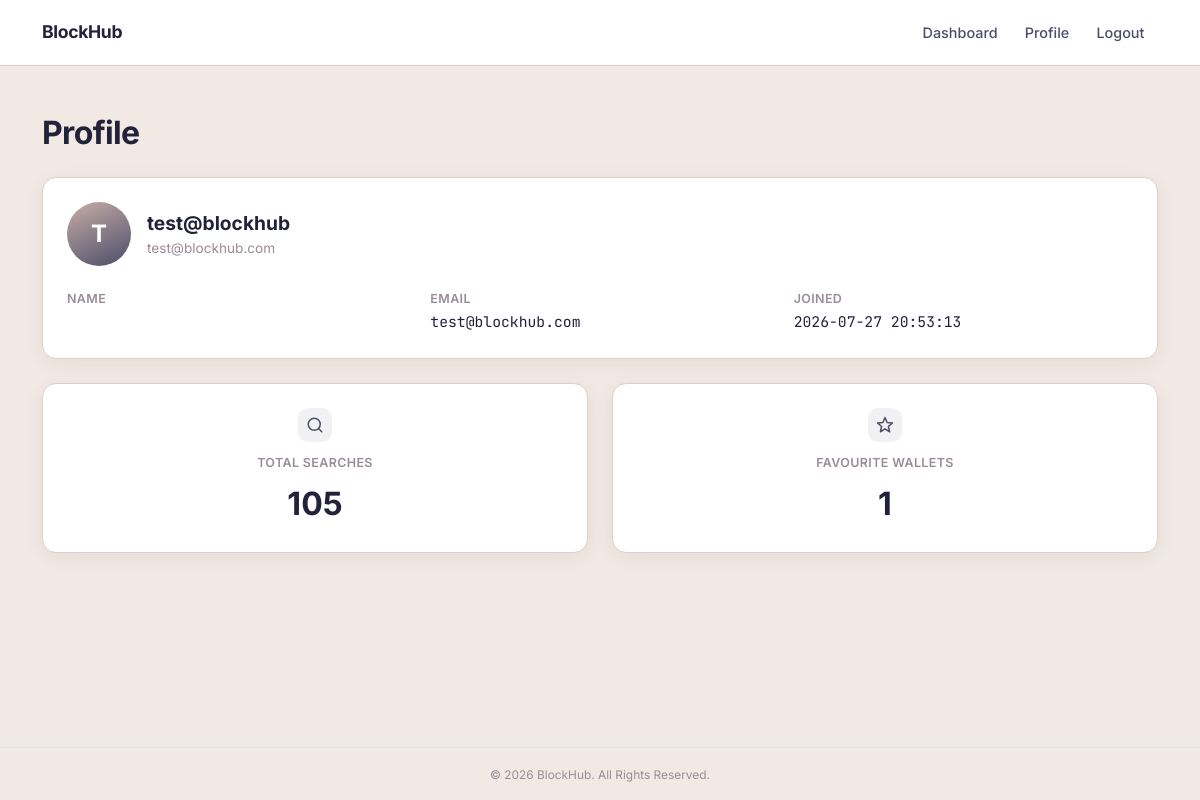
Screenshot of /profile (signed in) with the database file from the repository.
### tables this page shows
CREATE TABLE users (
    id INTEGER PRIMARY KEY AUTOINCREMENT,
    username TEXT NOT NULL UNIQUE,
    email TEXT NOT NULL UNIQUE,
    password_hash TEXT NOT NULL,
    created_at TIMESTAMP DEFAULT CURRENT_TIMESTAMP
, name TEXT NOT NULL DEFAULT '');

### app.py (the view)
@app.route("/profile")
@login_required
def profile():
    conn = get_db_connection()
    user = conn.execute(
        """
        SELECT *
        FROM users
        WHERE id = ?
        """,
        (session["user_id"],)
    ).fetchone()
    total_searches = conn.execute(
        """
        SELECT COUNT(*)
        FROM search_history
        WHERE user_id = ?
        """,
        (session["user_id"],)
    ).fetchone()[0]
    total_favourites = conn.execute(
        """
        SELECT COUNT(*)
        FROM favourites
        WHERE user_id = ?
        """,
        (session["user_id"],)
    ).fetchone()[0]
    conn.close()
    return render_template(
        "profile.html",
        user=user,
        total_searches=total_searches,
        total_favourites=total_favourites
    )

### app.py (called while the page is built)
def get_db_connection():
    conn = sqlite3.connect(DATABASE)
    conn.row_factory = sqlite3.Row
    return conn

### helpers.py (called while the page is built)
def login_required(f):
    @wraps(f)
    def decorated_function(*args, **kwargs):
        if session.get("user_id") is None:
            return redirect("/login")
        return f(*args, **kwargs)
    return decorated_function

### templates/profile.html (shortened to what this page needs)
{% extends "layout.html" %} {% block title %} Profile {% endblock %} {% block
content %}
<h2 class="mb-4">Profile</h2>
<div class="card p-4 mb-4">
  <div class="d-flex align-items-center gap-3 mb-4">
    <div class="avatar-circle">{{ user.username[0]|upper }}</div>
    <div>
      <div style="font-size: 1.2rem; font-weight: 700">{{ user.username }}</div>
      <div style="color: var(--text-faint); font-size: 0.85rem">
        {{ user.email }}
      </div>
    </div>
  </div>
  <div class="row">
    <div class="col-md-4 mb-3 mb-md-0">
      <div class="detail-label">Name</div>
    </div>
    <div class="col-md-4 mb-3 mb-md-0">
      <div class="detail-label">Email</div>
      <div class="detail-value">{{ user.email }}</div>
    </div>
    <div class="col-md-4">
      <div class="detail-label">Joined</div>
      <div class="detail-value">{{ user.created_at }}</div>
    </div>
  </div>
</div>
<div class="row">
  <div class="col-md-6 mb-3 mb-md-0">
    <div class="card p-4 text-center">
      <div class="stat-icon">
        <svg
          viewBox="0 0 24 24"
          fill="none"
          stroke-width="2"
          stroke-linecap="round"
          stroke-linejoin="round"
        >
          <circle cx="11" cy="11" r="8" />
          <path d="m21 21-4.3-4.3" />
        </svg>
      </div>
      <div class="detail-label mb-2">Total Searches</div>
      <div style="font-size: 2rem; font-weight: 700">{{ total_searches }}</div>
    </div>
  </div>
  <div class="col-md-6">
    <div class="card p-4 text-center">
      <div class="stat-icon">
        <svg
          viewBox="0 0 24 24"
          fill="none"
          stroke-width="2"
          stroke-linecap="round"
          stroke-linejoin="round"
        >
          <path
            d="M12 17.27 18.18 21l-1.64-7.03L22 9.24l-7.19-.61L12 2 9.19 8.63 2 9.24l5.46 4.73L5.82 21z"
          />
        </svg>
      </div>
      <div class="detail-label mb-2">Favourite Wallets</div>
      <div style="font-size: 2rem; font-weight: 700">
        {{ total_favourites }}
      </div>
    </div>
  </div>
</div>
{% endblock %}

### static/css/style.css (style rules this page uses)
:root { --bg: #f2e9e4; --surface: #ffffff; --surface-2: #f7f0ec; --text: #22223b; --text-muted: #4a4e69; --text-faint: #9a8c98; --border: #dccfc8; --accent: #4a4e69; --accent-warm: #c9ada7; --accent-soft: rgba(74, 78, 105, 0.08); --radius: 14px; --radius-sm: 9px; --font-ui: "Inter", -apple-system, BlinkMacSystemFont, "Segoe UI", sans-serif; --font-mono: "JetBrains Mono", "SF Mono", Menlo, monospace; }
* { box-sizing: border-box; }
html, body { min-height: 100vh; }
body { display: flex; flex-direction: column; background: var(--bg); color: var(--text); font-family: var(--font-ui); -webkit-font-smoothing: antialiased; }
.card { background: var(--surface); border: 1px solid var(--border); border-radius: var(--radius); color: var(--text); box-shadow: 0 4px 20px rgba(34, 34, 59, 0.06); }
h2 { font-weight: 700; letter-spacing: -0.02em; color: var(--text); }
.detail-label { color: var(--text-faint); font-size: 0.78rem; font-weight: 600; text-transform: uppercase; letter-spacing: 0.03em; margin-bottom: 0.2rem; }
.detail-value { font-family: var(--font-mono); font-size: 0.92rem; color: var(--text); word-break: break-all; }
.avatar-circle { width: 64px; height: 64px; border-radius: 50%; background: linear-gradient(155deg, var(--accent-warm), var(--accent)); color: #fff; display: flex; align-items: center; justify-content: center; font-size: 1.5rem; font-weight: 700; flex-shrink: 0; }
.stat-icon { width: 34px; height: 34px; border-radius: 10px; background: var(--accent-soft); display: flex; align-items: center; justify-content: center; margin: 0 auto 0.75rem; }
.stat-icon svg { width: 18px; height: 18px; stroke: var(--accent); }

### rows the page displays
users: username "T", username "test@blockhub", email "test@blockhub.com", created_at "2026-07-27 20:53:13"

### other values shown
{{ total_searches }} "105"
{{ total_favourites }} "1"
